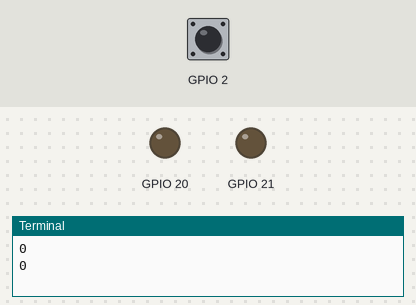
Bench run of a program on a simulated Raspberry Pi (BCM pin numbers). Shown: output pins drawn as LEDs (lit = HIGH), the last lines printed to the terminal. Inputs (shaded band) come from the test bench; at power-on: GPIO 2 LOW.

Above: at 1.2 s.
1.3 s: GPIO 2 pulled HIGH for 0.15 s
At 1.7 s:
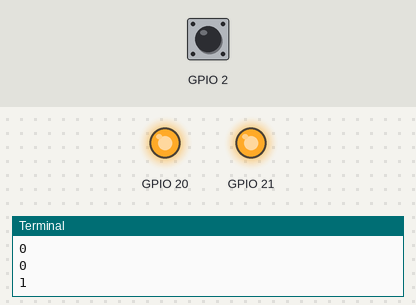
2.9 s: GPIO 2 pulled HIGH for 1 s
At 4.2 s:
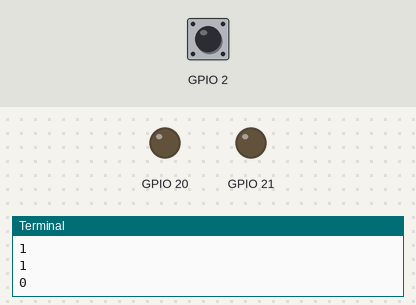
5.4 s: GPIO 2 pulled HIGH for 3.2 s
At 8.9 s:
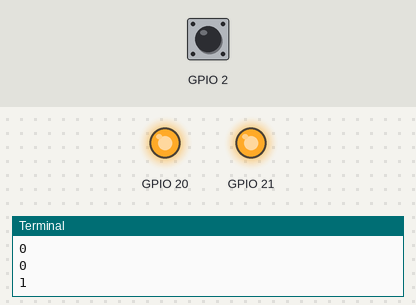
Timing chart, 0 to 10.4 s (numbered marks = the images above; inputs shaded):
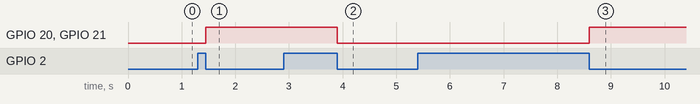

The program:

button.py
```python
import os
from time import sleep
import RPi.GPIO as gpio

gpio.setmode(gpio.BCM)
gpio.setup(2, gpio.IN, pull_up_down=gpio.PUD_DOWN)
gpio.setup(20, gpio.OUT)
gpio.setup(21, gpio.OUT)

def alternateLED(channel):                            ####### don't overuse gpio.cleanup() ###########
	global prev_state

	if not prev_state:
		prev_state = 1
		gpio.output(20, gpio.HIGH)
		gpio.output(21, gpio.HIGH)
		'''try:
			while True:
				gpio.output(20, gpio.HIGH)
				gpio.output(21, gpio.LOW)
				sleep(0.5)
				gpio.output(20, gpio.LOW)
				gpio.output(21, gpio.HIGH)
				sleep(0.5)
		except:
			#gpio.output(20, gpio.LOW)
			#gpio.output(21, gpio.LOW)
			gpio.cleanup()'''
	elif prev_state:
		prev_state = 0
		gpio.output(20, gpio.LOW)
		gpio.output(21, gpio.LOW)


prev_state=0
gpio.add_event_detect(2, gpio.FALLING, callback = lambda channel: alternateLED(channel), bouncetime=300)
try:
	while True:
		sleep(0.4)
		print prev_state
except:
	gpio.cleanup()
```

Measured:
- after the input at 1.3 s, GPIO 20, GPIO 21: LOW → HIGH after 0.15 s
- after the input at 2.9 s, GPIO 20, GPIO 21: HIGH → LOW after 1.0 s
- after the input at 5.4 s, GPIO 20, GPIO 21: LOW → HIGH after 3.2 s
